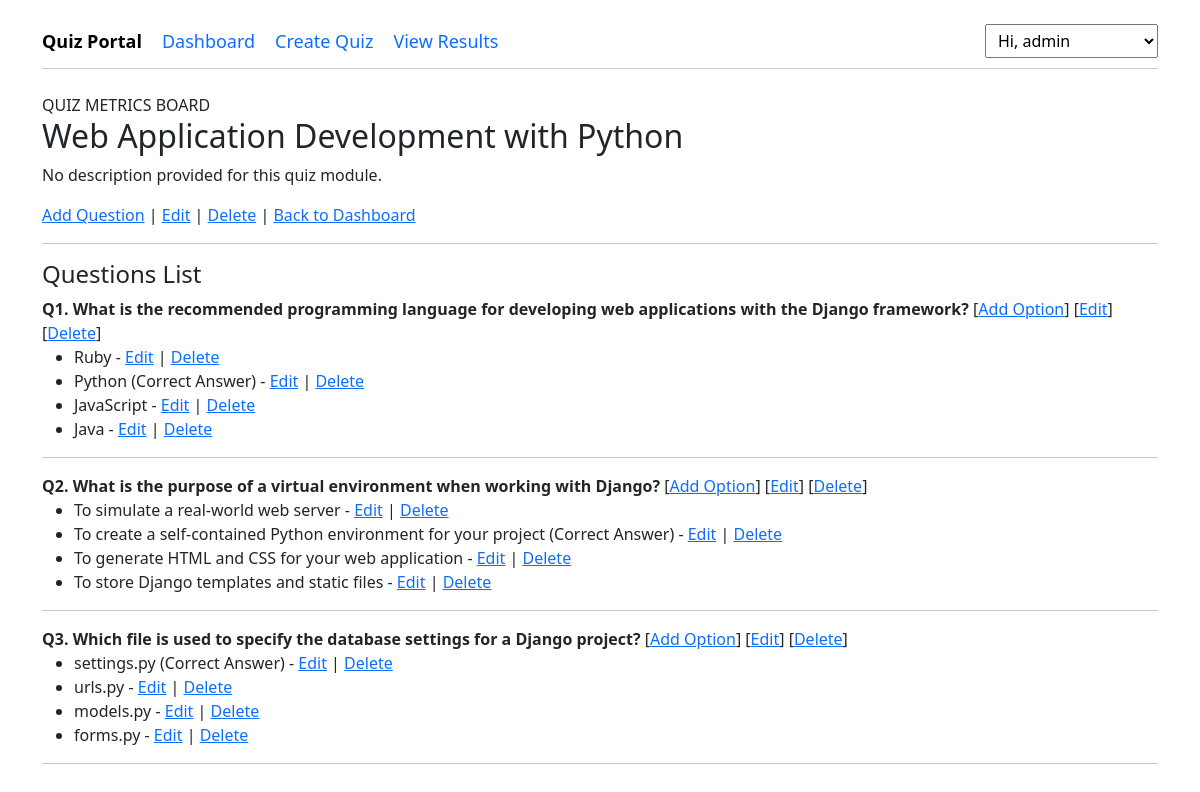
Screenshot of /quiz/detail/2/ (signed in) with the database file from the repository.
### QuizApp/models.py (models this page shows, shortened)
class Quiz(models.Model):
    title = models.CharField(max_length=255)
    description = models.TextField(max_length=255, blank=True, null=True)

class Question(models.Model):
    quiz = models.ForeignKey(Quiz, on_delete=models.CASCADE, related_name='questions')
    question = models.TextField(max_length=255, blank=True, null=True)

class Option(models.Model):
    question = models.ForeignKey(Question, on_delete=models.CASCADE, related_name='options')
    option = models.CharField(max_length=255)
    is_correct = models.BooleanField(default=False)

### QuizApp/views.py (the view)
# urls.py: path('quiz/detail/<int:pk>/', quiz_detail, name='quiz_detail'),
@login_required(login_url='user_login')
def quiz_detail(request, pk):
    if not (request.user.is_staff or request.user.is_superuser):
        return redirect('dashboard')
    quiz = get_object_or_404(Quiz, id=pk)
    questions = quiz.questions.all().order_by('id')
    return render(request, 'quiz_detail.html', {'quiz': quiz, 'questions': questions, 'page': f'Quiz: {quiz.title}'})

### templates/quiz_detail.html
{% extends 'base.html' %}
{% block content %}
<div>
    <div>
        <span>QUIZ METRICS BOARD</span>
        <h2>{{ quiz.title }}</h2>
        <p>{{ quiz.description|default:"No description provided for this quiz module." }}</p>
        <div>
            <a href="{% url 'add_question' quiz.id %}">Add Question</a> |
            <a href="{% url 'update_quiz' quiz.id %}">Edit</a> |
            <a href="{% url 'delete_quiz' quiz.id %}"
                onclick="return confirm('Delete this quiz? Existing questions and options may be affected.');">Delete</a> |
            <a href="{% url 'dashboard' %}">Back to Dashboard</a>
        </div>
    </div>
</div>
<hr>
<h4>Questions List</h4>
{% for question in questions %}
<div>
    <div>
        <strong>Q{{ forloop.counter }}. {{ question.question }}</strong>
        <span>
            [<a href="{% url 'add_option' question.id %}">Add Option</a>]
            [<a href="{% url 'update_question' question.id %}">Edit</a>]
            [<a href="{% url 'delete_question' question.id %}"
                onclick="return confirm('Delete this question? Existing options may be affected.');">Delete</a>]
        </span>
    </div>
    <ul>
        {% for option in question.options.all %}
        <li>
            <span>{{ option.option }} {% if option.is_correct %}(Correct Answer){% endif %}</span>
            <span>
                - <a href="{% url 'update_option' option.id %}">Edit</a> |
                <a href="{% url 'delete_option' option.id %}"
                    onclick="return confirm('Are you sure you want to delete this option?');">Delete</a>
            </span>
        </li>
        {% empty %}
        <li>No answer options compiled for this question block yet.</li>
        {% endfor %}
    </ul>
</div>
<hr>
{% empty %}
<p>No questions have been bound to this quiz. Click 'Add Question' to begin populating test modules.</p>
{% endfor %}
{% endblock %}

### templates/base.html (shortened to what this page needs)
<!DOCTYPE html>
<html lang="en">
<head>
    <link rel="stylesheet" href="https://cdnjs.cloudflare.com/ajax/libs/font-awesome/6.0.0/css/all.min.css" />
    <link href="https://cdn.jsdelivr.net/npm/bootstrap@5.3.8/dist/css/bootstrap.min.css" rel="stylesheet">
</head>
<body>
    {% include 'navbar.html' %}
    <main class="container mt-4">
        {% block content %}
        {% endblock %}
    </main>
</body>
</html>

### templates/navbar.html (shortened to what this page needs)
{% load static %}
<div class="container mt-4">
  <div style="font-size: 18px; margin-top: 15px;">
    <nav
      style="display: flex; justify-content: space-between; align-items: center; border-bottom: 1px solid #ccc; padding-bottom: 10px;">
      <div style="display: flex; align-items: center; gap: 20px;">
        <a href="{% url 'dashboard' %}" style="font-weight: bold; text-decoration: none; color: black;">Quiz Portal</a>
        {% if request.user.is_authenticated %}
        <a href="{% url 'dashboard' %}" style="text-decoration: none;">Dashboard</a>
        {% if request.user.is_staff or request.user.is_superuser %}
        <a href="{% url 'add_quiz' %}" style="text-decoration: none;">Create Quiz</a>
        {% endif %}
        <a href="{% url 'view_result' %}" style="text-decoration: none;">View Results</a>
        {% endif %}
      </div>
      <div style="display: flex; align-items: center; gap: 15px;">
        {% if request.user.is_authenticated %}
        <div style="position: relative; display: inline-block;">
          <select onchange="if(this.value) location = this.value;" style="font-size: 16px; padding: 4px 8px;">
            <option value="" selected disabled>Hi, {{ request.user.username }}</option>
          </select>
        </div>
        {% else %}
        <a href="{% url 'user_login' %}" style="text-decoration: none;">Login</a>
        <a href="{% url 'register' %}" style="text-decoration: none; font-weight: bold;">Register</a>
        {% endif %}
      </div>
    </nav>
  </div>
</div>

### rows the page displays
Quiz: title "Web Application Development with Python", description "No description provided for this quiz module."
Question: question "What is the recommended programming language for developing web applications with the Django framework?"
Option: option "Ruby"
Option: option "Python", is_correct "(Correct Answer)"
Option: option "JavaScript"
Option: option "Java"
Question: question "What is the purpose of a virtual environment when working with Django?"
Option: option "To simulate a real-world web server"
Option: option "To create a self-contained Python environment for your project", is_correct "(Correct Answer)"
Option: option "To generate HTML and CSS for your web application"
Option: option "To store Django templates and static files"
Question: question "Which file is used to specify the database settings for a Django project?"
Option: option "settings.py", is_correct "(Correct Answer)"
Option: option "urls.py"
Option: option "models.py"
Option: option "forms.py"
